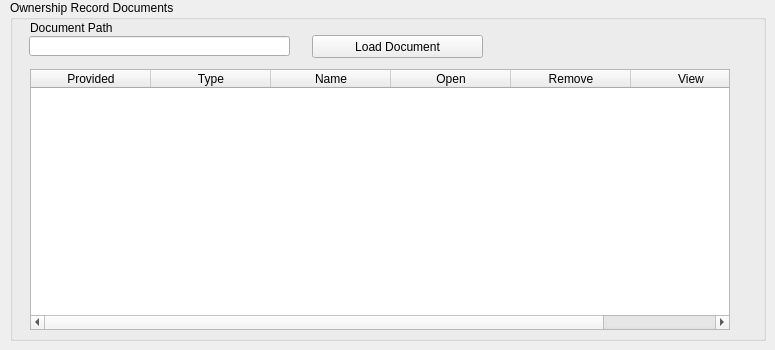
   <widget class="QWidget" name="documents_tab">
    <attribute name="title">
     <string>Documents</string>
    </attribute>
    <widget class="QGroupBox" name="documents_groupbox">
     <property name="geometry">
      <rect>
       <x>10</x>
       <y>0</y>
       <width>756</width>
       <height>341</height>
      </rect>
     </property>
     <property name="title">
      <string>Ownership Record Documents</string>
     </property>
     <widget class="QTableWidget" name="doc_twidget">
      <property name="geometry">
       <rect>
        <x>20</x>
        <y>69</y>
        <width>700</width>
        <height>261</height>
       </rect>
      </property>
      <property name="editTriggers">
       <set>QAbstractItemView::NoEditTriggers</set>
      </property>
      <attribute name="horizontalHeaderCascadingSectionResizes">
       <bool>false</bool>
      </attribute>
      <attribute name="horizontalHeaderDefaultSectionSize">
       <number>120</number>
      </attribute>
      <attribute name="horizontalHeaderHighlightSections">
       <bool>false</bool>
      </attribute>
      <attribute name="verticalHeaderCascadingSectionResizes">
       <bool>false</bool>
      </attribute>
      <column>
       <property name="text">
        <string>Provided</string>
       </property>
      </column>
      <column>
       <property name="text">
        <string>Type</string>
       </property>
      </column>
      <column>
       <property name="text">
        <string>Name</string>
       </property>
      </column>
      <column>
       <property name="text">
        <string>Open</string>
       </property>
      </column>
      <column>
       <property name="text">
        <string>Remove</string>
       </property>
      </column>
      <column>
       <property name="text">
        <string>View</string>
       </property>
      </column>
     </widget>
     <widget class="QLineEdit" name="document_path_edit">
      <property name="geometry">
       <rect>
        <x>19</x>
        <y>36</y>
        <width>261</width>
        <height>20</height>
       </rect>
      </property>
      <property name="readOnly">
       <bool>true</bool>
      </property>
     </widget>
     <widget class="QLabel" name="label_34">
      <property name="geometry">
       <rect>
        <x>20</x>
        <y>20</y>
        <width>261</width>
        <height>16</height>
       </rect>
      </property>
      <property name="text">
       <string>Document Path</string>
      </property>
     </widget>
     <widget class="QPushButton" name="load_doc_button">
      <property name="geometry">
       <rect>
        <x>302</x>
        <y>35</y>
        <width>171</width>
        <height>23</height>
       </rect>
      </property>
      <property name="text">
       <string>Load Document</string>
      </property>
     </widget>
    </widget>
   </widget>
